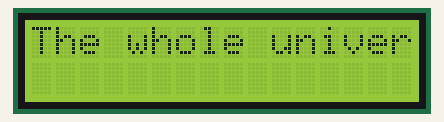
A sketch run on a simulated Arduino Uno, built with avr-gcc and run on an emulated ATmega328P. Shown: 16×2 character LCD.

Above: at 1.1 s.
At 5.2 s:
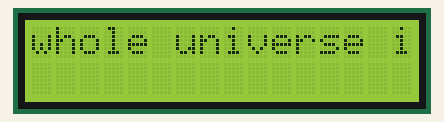
At 10.3 s:
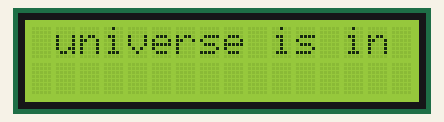
At 19.4 s:
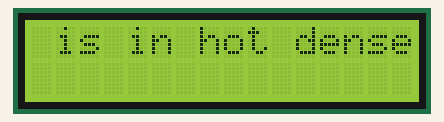
At 28.6 s:
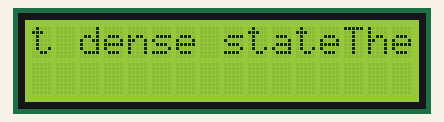
At 38.7 s:
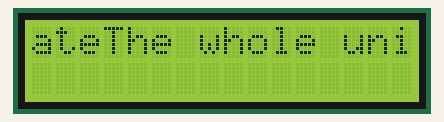

The sketch:

Autoscroll.ino
```cpp
#include <Wire.h>
#include <LiquidCrystal_I2C.h>
// Set the LCD address to 0x27 for a 16 chars and 2 line display
LiquidCrystal_I2C lcd(0x27, 16, 2);
/*  note:
  SCL pin -> A5
  SDA pin -> A4
*/
String message = "The whole universe is in hot dense state";
int chars = 0;
int end = chars + 16;
int mid = 0;
String cutMess = "";
String midMess = "";
String disp = "";
void setup()
{
  lcd.begin();
  lcd.backlight();

}
void loop()
{
  delay(1000);
  lcd.setCursor(0, 0);
  disp = mess();
  lcd.print(disp);
  chars = chars + 1;
  chars = chars % message.length();
}

String mess()
{
  end = chars + 16;
  //Serial.println(end);
  if(end > message.length())
  {
    mid = end - message.length();
    Serial.println(mid);
    end = message.length();
    cutMess = message.substring(chars,end);
    midMess = message.substring(0,mid);
    cutMess = cutMess+midMess;
  }
  else
  {
    cutMess = message.substring(chars,end);
  }
  return cutMess;
}
```

Measured:
- what the display in image 0 shows lasts 1.0 s, from 1.1 s to 2.1 s
